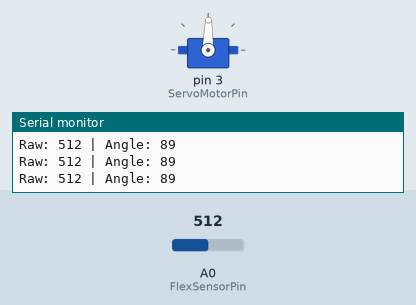
Simulated run of this sketch. Board: Arduino Uno, built with avr-gcc and run on an emulated ATmega328P. Shown: servo, the last lines printed to the serial monitor. Inputs (shaded band) come from the test bench; at power-on: A0 (FlexSensorPin) = 512.

Above: at 1.2 s.
1.3 s: A0 (FlexSensorPin) set to 653
At 2.0 s:
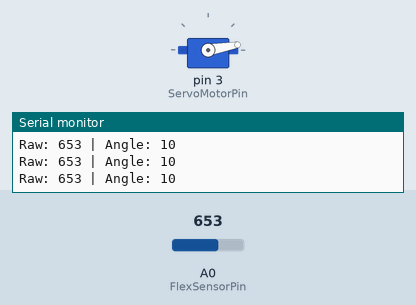
2.8 s: A0 (FlexSensorPin) set to 689
Timing chart, 0 to 5.8 s (numbered marks = the images above; inputs shaded):
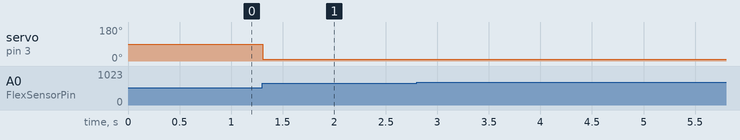

The sketch:

control_servo_copy.ino
```cpp
#include <Servo.h>

Servo servo; //Servo 라이브러리 호출 별명 변경

int FlexSensorPin = A0; //flex sensor pin 변수 생성
int ServoMotorPin = 3 ; // servo motor pin 변수 생성

void setup() {
  Serial.begin(9600);
  servo.attach(ServoMotorPin);
  servo.write(0); // 전원 연결(시작)시 모터 각도 0
}

void loop() {
  long FlexSensorValue = analogRead(FlexSensorPin);
  long MapValue = map(FlexSensorValue, 350, 670, 180, 0);

  if (MapValue >= 0 && MapValue <= 180){
    servo.write(MapValue);
  }
  else{
    Serial.println("이상치");
  }
  delay(100);

  Serial.print("Raw: ");
  Serial.print(FlexSensorValue);
  Serial.print(" | Angle: ");
  Serial.println(MapValue);
}
```

Measured:
- after the input at 1.3 s, servo on pin 3 (ServoMotorPin): 89° → 10° at once
